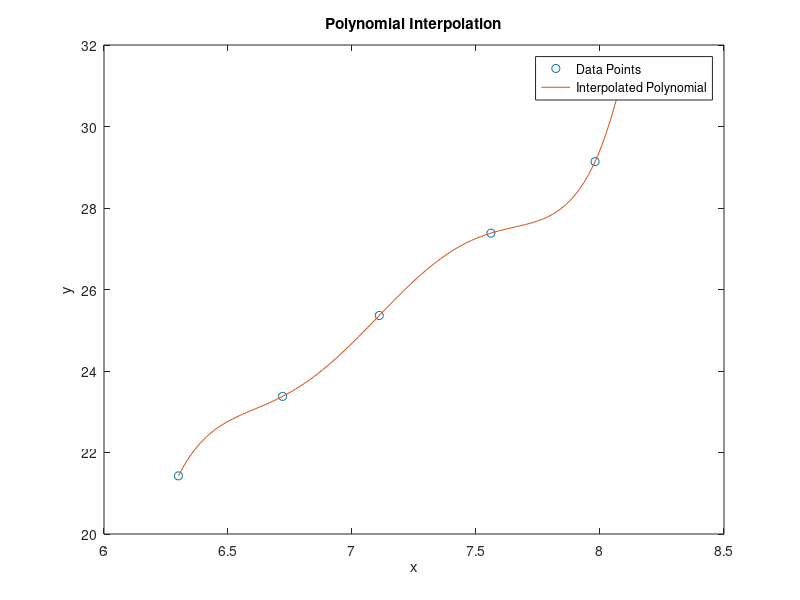

Write the MATLAB code that produced this figure.
% Given data points
x = [6.3, 6.72, 7.11, 7.56, 7.98, 8.1];
y = [21.4259, 23.377, 25.3622, 27.3831, 29.138, 31.5253];

% Degree of the polynomial
degree = length(x) - 1;

% Perform polynomial interpolation
coefficients = polyfit(x, y, degree)

% Generate a finer x-axis for plotting
x_interp = linspace(min(x), max(x), 100);

% Evaluate the interpolated polynomial at x_interp
y_interp = polyval(coefficients, x_interp);

% Plot the original data points and the interpolated polynomial
plot(x, y, 'o', x_interp, y_interp);
xlabel('x');
ylabel('y');
title('Polynomial Interpolation');
legend('Data Points', 'Interpolated Polynomial');